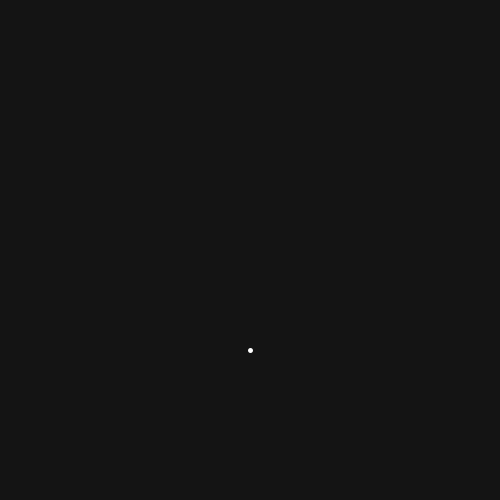
Frame 1 (no input)
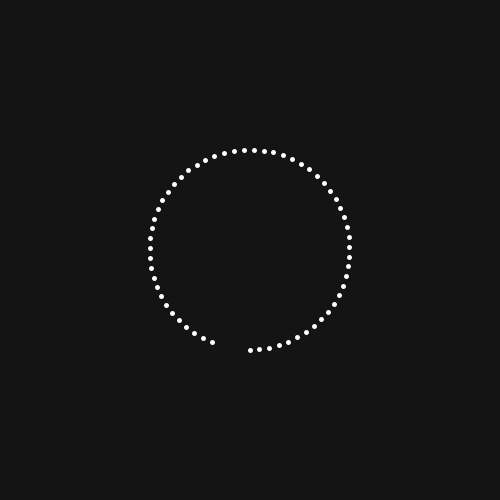
Frame 60 (the mouse pressed at the canvas centre just before this capture)
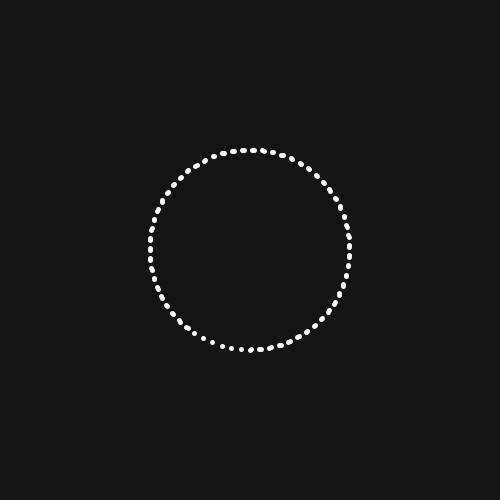
Frame 120 (the mouse held since frame 60 and released just before this capture)

The Processing sketch that drew these frames (run headless with seeded random() and noise(); from frame 60 on, the mouse is pressed at the canvas centre):

// Processing sketch: project1
// ── project1.pde
//Project 1 template

float t; //variable that changes the value of x and y (value of t is 0 by default)

void setup() {
  background(20); //gray background
  size(500,500);  //size of canvas
}


void draw() {
  stroke(255);   // the color of the point
  strokeWeight(5);  //the thickness of the point
  translate(width/2, height/2);  // the position of the point
  point(x(t), y(t));  //plots x and y on the canvas
  t++;   //increase t, (allows t to move along the canvas).
}


float x(float t){   // parametic function for x, takes in t as a parameter
  return sin(t/10)*100; 
}


float y(float t) {    // parematic function for y, takes in t as a parameter
 return cos(t/10)*100; 
}


/*
NOTES ():
o Dividing t decreases the frequency
o Multipying t increases the frequency
o The coefficient inside of the sin wave increase the frequency, the coefficient
  outisde of the sin wave increase the amplitude 
*/

/*
parametric equations means you have a pair of equations.
one for  x and one for y. and you have a third variable t, which
is our parameter

*/
